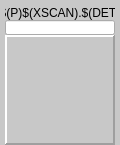
<?xml version="1.0" encoding="UTF-8"?>
<ui version="4.0">
 <class>MainWindow</class>
 <widget class="QMainWindow" name="MainWindow">
  <property name="geometry">
   <rect>
    <x>0</x>
    <y>0</y>
    <width>120</width>
    <height>145</height>
   </rect>
  </property>
  <property name="styleSheet">
   <string notr="true">QWidget#centralWidget {background: rgb(200, 200, 200);}

caTable {
       font: 10pt;
       background: cornsilk;
       alternate-background-color: wheat;
}






</string>
  </property>
  <widget class="QWidget" name="centralWidget">
   <property name="enabled">
    <bool>true</bool>
   </property>
   <widget class="caScan2D" name="cascan2d">
    <property name="geometry">
     <rect>
      <x>10</x>
      <y>40</y>
      <width>100</width>
      <height>100</height>
     </rect>
    </property>
    <property name="sizePolicy">
     <sizepolicy hsizetype="Preferred" vsizetype="Preferred">
      <horstretch>0</horstretch>
      <verstretch>0</verstretch>
     </sizepolicy>
    </property>
    <property name="sizeIncrement">
     <size>
      <width>0</width>
      <height>0</height>
     </size>
    </property>
    <property name="channelData" stdset="0">
     <string notr="true">$(P)$(XSCAN).$(DET)DA</string>
    </property>
    <property name="channelWidth" stdset="0">
     <string notr="true">$(P)$(XSCAN).NPTS</string>
    </property>
    <property name="channelHeight" stdset="0">
     <string notr="true">$(P)$(YSCAN).NPTS</string>
    </property>
    <property name="channelYCPT" stdset="0">
     <string notr="true">$(P)$(YSCAN).CPT{&quot;monitor&quot;:{&quot;maxdisplayrate&quot;:10}}</string>
    </property>
    <property name="channelXNEWDATA" stdset="0">
     <string notr="true">$(P)$(XSCAN).DATA{&quot;monitor&quot;:{&quot;maxdisplayrate&quot;:10}}</string>
    </property>
    <property name="channelYNEWDATA" stdset="0">
     <string notr="true">$(P)$(YSCAN).DATA{&quot;monitor&quot;:{&quot;maxdisplayrate&quot;:10}}</string>
    </property>
    <property name="channelSAVEDATA_PATH" stdset="0">
     <string>$(SAVEDATAPATH)</string>
    </property>
    <property name="channelSAVEDATA_SUBDIR" stdset="0">
     <string>$(P)saveData_subDir</string>
    </property>
    <property name="channelSAVEDATA_FILENAME" stdset="0">
     <string>$(P)saveData_fileName</string>
    </property>
    <property name="Zoom">
     <enum>caScan2D::Yes</enum>
    </property>
    <property name="ColorMap" stdset="0">
     <enum>caScan2D::spectrum</enum>
    </property>
    <property name="automaticLevels" stdset="0">
     <bool>false</bool>
    </property>
    <property name="minLevel">
     <string notr="true">0</string>
    </property>
    <property name="maxLevel">
     <string notr="true">65535</string>
    </property>
   </widget>
   <widget class="caLabel" name="calabel">
    <property name="geometry">
     <rect>
      <x>5</x>
      <y>5</y>
      <width>110</width>
      <height>15</height>
     </rect>
    </property>
    <property name="text">
     <string>$(P)$(XSCAN).$(DET)</string>
    </property>
    <property name="alignment">
     <set>Qt::AlignCenter</set>
    </property>
    <property name="background">
     <color>
      <red>255</red>
      <green>255</green>
      <blue>255</blue>
     </color>
    </property>
   </widget>
   <widget class="caFrame" name="caframe">
    <property name="geometry">
     <rect>
      <x>5</x>
      <y>35</y>
      <width>110</width>
      <height>110</height>
     </rect>
    </property>
    <property name="frameShape">
     <enum>QFrame::Panel</enum>
    </property>
    <property name="frameShadow">
     <enum>QFrame::Raised</enum>
    </property>
    <property name="lineWidth">
     <number>2</number>
    </property>
    <property name="background">
     <color>
      <red>178</red>
      <green>178</green>
      <blue>178</blue>
     </color>
    </property>
    <property name="backgroundMode">
     <enum>caFrame::Filled</enum>
    </property>
   </widget>
   <widget class="caLineEdit" name="caLineEdit_5">
    <property name="geometry">
     <rect>
      <x>5</x>
      <y>20</y>
      <width>110</width>
      <height>15</height>
     </rect>
    </property>
    <property name="font">
     <font>
      <pointsize>10</pointsize>
      <weight>50</weight>
      <italic>false</italic>
      <bold>false</bold>
     </font>
    </property>
    <property name="alignment">
     <set>Qt::AlignAbsolute|Qt::AlignCenter|Qt::AlignHCenter|Qt::AlignVCenter</set>
    </property>
    <property name="channel" stdset="0">
     <string notr="true">$(P)$(XSCAN).$(DET)PV</string>
    </property>
    <property name="foreground">
     <color>
      <red>42</red>
      <green>99</green>
      <blue>228</blue>
     </color>
    </property>
    <property name="background">
     <color>
      <red>255</red>
      <green>255</green>
      <blue>255</blue>
     </color>
    </property>
    <property name="colorMode">
     <enum>caLineEdit::Static</enum>
    </property>
    <property name="precisionMode">
     <enum>caLineEdit::Channel</enum>
    </property>
    <property name="limitsMode">
     <enum>caLineEdit::Channel</enum>
    </property>
    <property name="maxValue">
     <double>1.000000000000000</double>
    </property>
    <property name="minValue">
     <double>0.000000000000000</double>
    </property>
    <property name="fontScaleMode">
     <enum>caLineEdit::Height</enum>
    </property>
    <property name="formatType">
     <enum>caLineEdit::string</enum>
    </property>
   </widget>
   <zorder>caframe</zorder>
   <zorder>cascan2d</zorder>
   <zorder>calabel</zorder>
   <zorder>caLineEdit_5</zorder>
  </widget>
 </widget>
 <customwidgets>
  <customwidget>
   <class>caFrame</class>
   <extends>QFrame</extends>
   <header>caFrame</header>
   <container>1</container>
  </customwidget>
  <customwidget>
   <class>caLabel</class>
   <extends>QLabel</extends>
   <header>caLabel</header>
  </customwidget>
  <customwidget>
   <class>caLineEdit</class>
   <extends>QLineEdit</extends>
   <header>caLineEdit</header>
  </customwidget>
  <customwidget>
   <class>caScan2D</class>
   <extends>QWidget</extends>
   <header>caScan2D</header>
  </customwidget>
 </customwidgets>
 <resources/>
 <connections/>
</ui>
